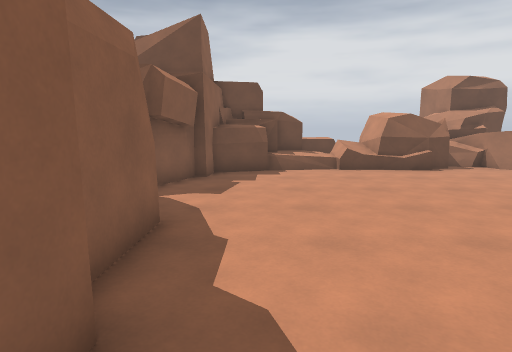
View 1 (above)

12 first-person views from a walk through a 3-D level made in the Godot game engine. The camera is 1.5 m above the floor, tilts 8° down and sees 75° across. The floor is counted in squares, 1 m on a side. Each view is taken from the middle of a square. On the plan, view 1 faces up. The plan holds only what a view shows up to about 15 squares ahead; the rest is blank. The place goes on beyond the plan.

View 2
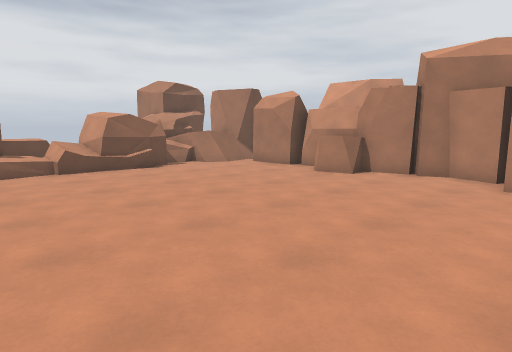

View 3
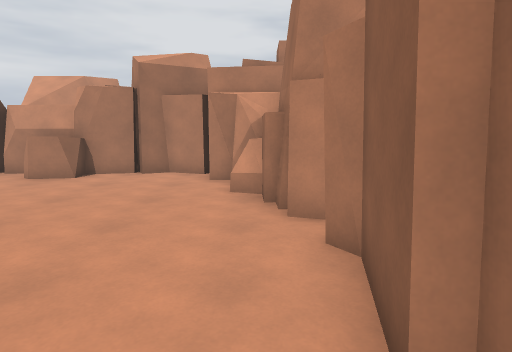

View 4
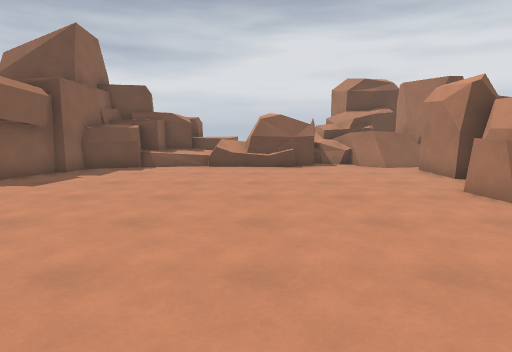

View 5
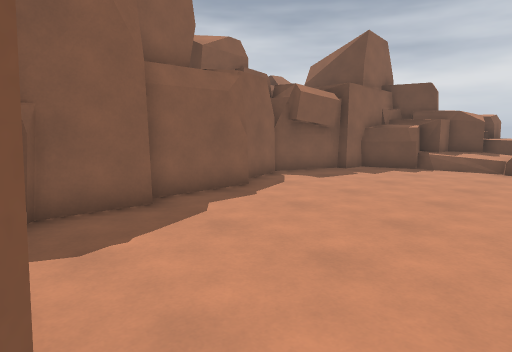

View 6
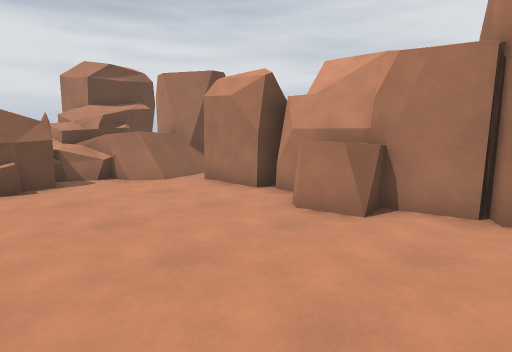

View 7
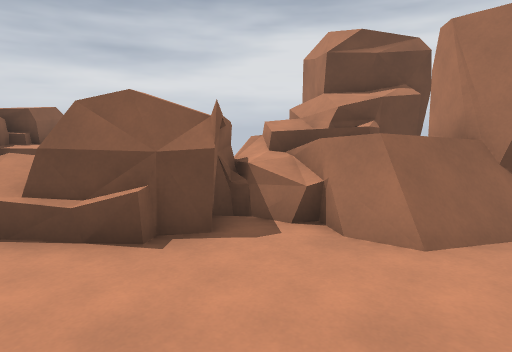

View 8
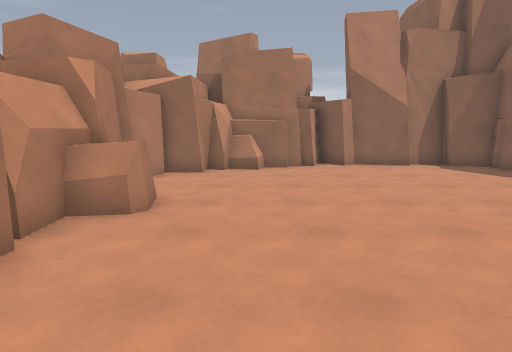

View 9
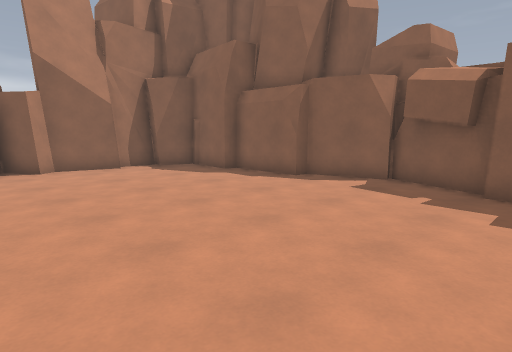

View 10
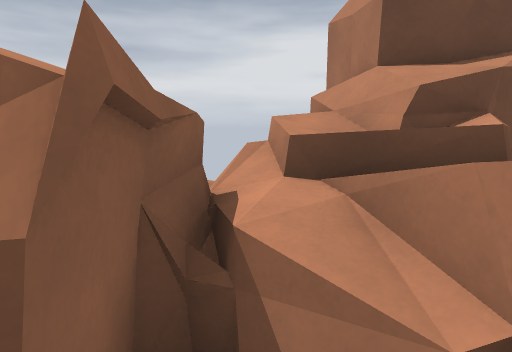

View 11
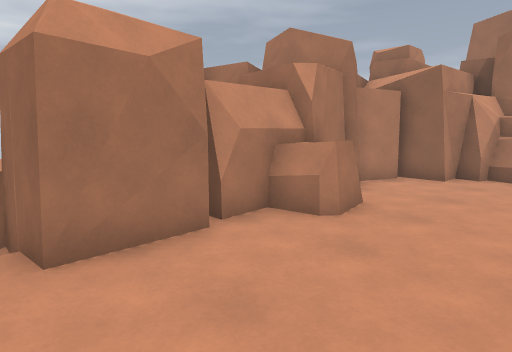

View 12
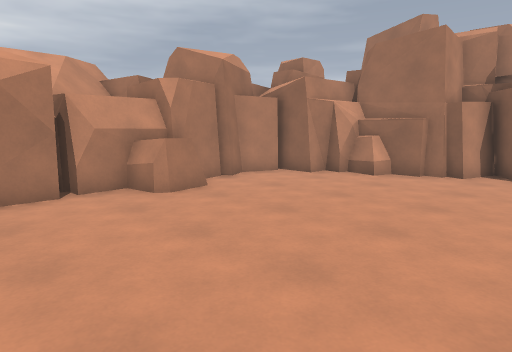

### Floor plan
Key: @ floor where view 1 was taken; # wall or solid block; . floor; = window, fence, low wall or low ledge; ^ raised ledge; v drop or lower ground.
Columns run from 4 left of view 1 to 12 right of it. Each row starts with its distance up from view 1.
 16       #    ^^^###
 15      ##v #^#^^^^#
 14     ##vv #^#^^ ^#
 13    ##vvv=###.=###
 12   ###.....=...=##
 11   #............ #
 10  ##............##
  9  #.............##
  8  #..............#
  7 ##............#=#
  6  #............=^#
  5    .............#
  4    .............#
  3   #.............#
  2   #............##
  1   #...........##
  0   ##@......####
 -1    ######.##
 -2         ###

Positions as (right, up) in squares from view 1, and headings:
1: (0, 0), facing up
2: (0, 0), facing up-right
3: (0, 0), facing right
4: (5, -1), facing up
5: (5, -1), facing up-left
6: (5, 3), facing up-right
7: (8, 8), facing up
8: (8, 13), facing down
9: (7, 12), facing down-left
10: (8, 12), facing up
11: (7, 12), facing down-right
12: (3, 11), facing down-right
